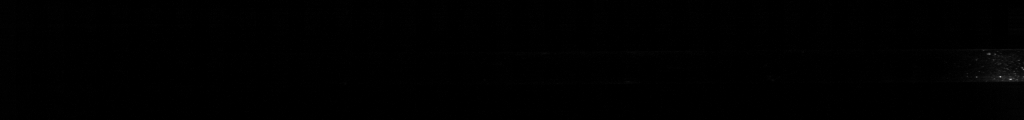
#> input picture Phi_1p0/Phi_1p0_u_0p2_C001H001S0001/Phi_1p0_u_0p2_C001H001S0001_frames/frame_000028.png, 1024 x 120 px, given in place of Flame_video_S0001.mp4, which was not available
$ python Edge_walk.py
#> lines starting #> are read from the running program, lines starting #| are printed output that depends on the picture; after the words box and inside, x2 and y2 are one past the last pixel; in counts of white or black regions, pixels touching at a corner belong together; pictures that were not available may be replaced by others from this repository, and a replacement may not be noted
import cv2
import numpy as np
import sys
import matplotlib.pyplot as plt
import os

# ==========================================
#        USER CONFIGURATION & SETUP
# ==========================================

# 1. PATHS
BASE_PATH = r'D:\New and more complexed Flame Tracking\1_Initial_S20_Phi_1p15_S_2p5kV_D_150_R2_C001H001S0001'
INPUT_VIDEO_PATH = os.path.join(BASE_PATH, r'frames_mp4_videos\Flame_video_S0001.mp4')

OUTPUT_DIR = os.path.join(BASE_PATH, 'Analysis_Results (Analytical_Derivatives) (1_Initial) (n - (n-1)) (iterations=3)')
if not os.path.exists(OUTPUT_DIR):
    os.makedirs(OUTPUT_DIR)

OUTPUT_VIDEO_PATH = os.path.join(OUTPUT_DIR, 'Flame_Tracking_Edge.mp4')
PLOT_8_GRID_PATH = os.path.join(OUTPUT_DIR, 'Analysis_8_Plots_Grid.png')
PLOT_FORMULA_PATH = os.path.join(OUTPUT_DIR, 'Analysis_Formula_Sheet.png')

# 2. PHYSICS
DATA_FPS = 100000.0
PIXELS_PER_MM = 4.23

# --- CRITICAL: POLYNOMIAL ORDER ---
# 3 = Cubic Distance -> Parabolic Velocity -> Linear Acceleration
# 4 = Quartic Distance -> Cubic Velocity -> Parabolic Acceleration
POLYNOMIAL_ORDER = 3

# 3. TRACKING PARAMETERS
Video_stopper = True
DELAY_SECONDS = 0.5
FIXED_ROI = (172, 6, 748, 47)
END_LINE_X = 172
RAIL_TOP = FIXED_ROI[1]
RAIL_BOTTOM = FIXED_ROI[1] + FIXED_ROI[3]

# --- SWITCHES ---
ENABLE_MORPH_HEALING = True
ENABLE_SEVER_SELECT  = True

# 4. VISUALS
BORDER_THICKNESS = 3
BORDER_COLOR = (255, 255, 255)
DISPLAY_SCALE = 0.8

# 5. IMAGE PROCESSING
APPLY_CLAHE = True
CLAHE_LIMIT = 2.0
APPLY_GAMMA = True
GAMMA_VALUE = 4.0
K_CLUSTERS = 2
CRITERIA = (cv2.TERM_CRITERIA_EPS + cv2.TERM_CRITERIA_MAX_ITER, 10, 1.0)

# KERNELS
k_heal = cv2.getStructuringElement(cv2.MORPH_ELLIPSE, (3,3))
k_close = cv2.getStructuringElement(cv2.MORPH_ELLIPSE, (5, 5))

INTENSITY_BAND_THRESHOLD = 150
START_TRACKING_FRAME = 203
MIN_FLAME_AREA = 15
SEARCH_RADIUS_BFS = 100

# ==========================================
#           HELPER FUNCTIONS
# ==========================================

def enhance_frame(image_gray):
    enhanced = image_gray.copy()
    if APPLY_CLAHE:
        clahe = cv2.createCLAHE(clipLimit=CLAHE_LIMIT, tileGridSize=(8,8))
        enhanced = clahe.apply(enhanced)
    if APPLY_GAMMA:
        invGamma = 1.0 / GAMMA_VALUE
        table = np.array([((i / 255.0) ** invGamma) * 255 for i in np.arange(0, 256)]).astype("uint8")
        enhanced = cv2.LUT(enhanced, table)
    return enhanced

def draw_text_outlined(img, text, pos, font, scale, color, thickness):
    cv2.putText(img, text, pos, font, scale, (0, 0, 0), thickness + 1, lineType=cv2.LINE_AA)
    cv2.putText(img, text, pos, font, scale, color, thickness, lineType=cv2.LINE_AA)

def find_edge_bfs(mask, y, start_x, max_w, max_radius):
    for r in range(0, max_radius):
        candidates = []
        if r == 0:
            candidates = [start_x]
        else:
            candidates = [start_x + r, start_x - r]

        for x in candidates:
            if x <= 0 or x >= max_w - 1:
                continue
            if mask[y, x - 1] == 0 and mask[y, x + 1] == 255:
                return x
    return None

# ==========================================
#           MAIN EXECUTION
# ==========================================

cap = cv2.VideoCapture(INPUT_VIDEO_PATH)
if not cap.isOpened():
    print("Error: Could not open video.")
    sys.exit()

vid_w = int(cap.get(cv2.CAP_PROP_FRAME_WIDTH))
vid_h = int(cap.get(cv2.CAP_PROP_FRAME_HEIGHT))
playback_fps = 30.0

total_w = (vid_w + 2 * BORDER_THICKNESS) * 2
total_h = (vid_h + 2 * BORDER_THICKNESS) * 3
out = cv2.VideoWriter(OUTPUT_VIDEO_PATH, cv2.VideoWriter_fourcc(*'mp4v'), playback_fps, (total_w, total_h))

x_roi, y_roi, w_roi, h_roi = FIXED_ROI
roi_history_buffer = []

frame_counter = 0
tracking_active = True
tracking_initialized = False
last_valid_seed_x = 10000
frames_after_completion = 0
wait_frames = int(playback_fps * DELAY_SECONDS)
current_status = "Waiting"
seed_intensity_val = 0
front_pixel_count_final = 0

# --- DATA STORAGE ---
data_time_sec = []
data_seed_dist_mm = []
data_front_dist_mm = []

print(f"Processing started...")

while True:
    ret, curr_frame = cap.read()
#> curr_frame is the input picture: shape (120, 1024, 3); min 0, max 170, mean 0.6
    if not ret: break

    frame_counter += 1

    # 1. ROI Extraction
    curr_gray = cv2.cvtColor(curr_frame, cv2.COLOR_BGR2GRAY)
    curr_roi = curr_gray[y_roi:y_roi+h_roi, x_roi:x_roi+w_roi]
    curr_enhanced_roi = enhance_frame(curr_roi)
#> in enhance_frame, `enhanced = cv2.LUT(enhanced, table)`:
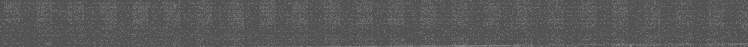
#> enhanced: shape (47, 748); min 83, max 139, mean 89.1

    # Panels Setup
    panel1_norm = cv2.cvtColor(curr_enhanced_roi, cv2.COLOR_GRAY2BGR)
    panel2_diff = np.zeros_like(panel1_norm)
    panel4_front = np.zeros_like(panel1_norm)
    panel5_mask = np.zeros_like(panel1_norm)
    panel3_track = curr_frame.copy()
    panel6_data = np.zeros_like(curr_frame)

    if frame_counter >= START_TRACKING_FRAME:

        if len(roi_history_buffer) >= 1:

            # (n - n-1) logic
            diff_img = cv2.absdiff(roi_history_buffer[0], curr_enhanced_roi)
            diff_img = np.power(diff_img / 255.0, 0.5) * 255.0
            diff_img = diff_img.astype(np.uint8)

            if ENABLE_MORPH_HEALING:
                process_blur = cv2.morphologyEx(diff_img, cv2.MORPH_CLOSE, k_heal, iterations=3)
            else:
                process_blur = diff_img

            panel2_diff = cv2.cvtColor(process_blur, cv2.COLOR_GRAY2BGR)

            pixel_values = process_blur.reshape((-1, 1))
            pixel_values = np.float32(pixel_values)

            if len(pixel_values) >= K_CLUSTERS:
                _, labels, centers = cv2.kmeans(pixel_values, K_CLUSTERS, None, CRITERIA, 10, cv2.KMEANS_RANDOM_CENTERS)
                flame_idx = np.argmax(centers)
                labels = labels.flatten()

                raw_cluster_mask = (labels == flame_idx).astype(np.uint8) * 255
                raw_cluster_mask = raw_cluster_mask.reshape((h_roi, w_roi))

                if ENABLE_SEVER_SELECT:
                    k_cutter = cv2.getStructuringElement(cv2.MORPH_RECT, (1, 5))
                    separated_mask = cv2.erode(raw_cluster_mask, k_cutter, iterations=1)
                    cut_contours, _ = cv2.findContours(separated_mask, cv2.RETR_EXTERNAL, cv2.CHAIN_APPROX_SIMPLE)

                    filtered_mask = np.zeros_like(raw_cluster_mask)
                    if cut_contours:
                        main_body = max(cut_contours, key=cv2.contourArea)
                        cv2.drawContours(filtered_mask, [main_body], -1, 255, thickness=cv2.FILLED)
                        filtered_mask = cv2.dilate(filtered_mask, k_cutter, iterations=1)
                    raw_cluster_mask = filtered_mask

                if tracking_active:
                    current_status = "Active"
                    contours, _ = cv2.findContours(raw_cluster_mask, cv2.RETR_EXTERNAL, cv2.CHAIN_APPROX_SIMPLE)

                    if contours:
                        largest_cnt = max(contours, key=cv2.contourArea)

                        if cv2.contourArea(largest_cnt) > MIN_FLAME_AREA:
                            # Seed Logic
                            min_x = tuple(largest_cnt[largest_cnt[:,:,0].argmin()][0])[0]
                            front_edge_points = [pt[0] for pt in largest_cnt if pt[0][0] <= (min_x + 2)]

                            best_seed = None
                            max_val = -1
                            for pt in front_edge_points:
                                val = int(curr_enhanced_roi[pt[1], pt[0]])
                                if val > max_val:
                                    max_val = val
                                    best_seed = pt

                            seed_x_local, seed_y_local = best_seed
                            seed_intensity_val = max_val
                            current_seed_x = x_roi + seed_x_local

                            if current_seed_x <= END_LINE_X:
                                tracking_active = False
                                current_status = "Completed"

                            if tracking_active:
                                lower_bound = max(0, seed_intensity_val - INTENSITY_BAND_THRESHOLD)
                                upper_bound = min(255, seed_intensity_val + INTENSITY_BAND_THRESHOLD)
                                band_mask = cv2.inRange(curr_enhanced_roi, lower_bound, upper_bound)
                                final_mask = cv2.bitwise_and(band_mask, raw_cluster_mask)
                                panel5_mask = cv2.cvtColor(final_mask, cv2.COLOR_GRAY2BGR)

                                rx, ry, rw, rh = cv2.boundingRect(largest_cnt)
                                global_x_start = x_roi + rx

                                # Trace Front Line
                                front_pixels = []
                                front_pixels.append((seed_x_local, seed_y_local))

                                curr_x_ptr = seed_x_local
                                for y_ptr in range(seed_y_local - 1, -1, -1):
                                    found_x = find_edge_bfs(final_mask, y_ptr, curr_x_ptr, w_roi, SEARCH_RADIUS_BFS)
                                    if found_x is not None: curr_x_ptr = found_x
                                    front_pixels.append((curr_x_ptr, y_ptr))

                                curr_x_ptr = seed_x_local
                                for y_ptr in range(seed_y_local + 1, h_roi):
                                    found_x = find_edge_bfs(final_mask, y_ptr, curr_x_ptr, w_roi, SEARCH_RADIUS_BFS)
                                    if found_x is not None: curr_x_ptr = found_x
                                    front_pixels.append((curr_x_ptr, y_ptr))

                                front_pixels.sort(key=lambda p: p[1])

                                # --- DATA COLLECTION ---
                                current_time_sec = (frame_counter - START_TRACKING_FRAME) / DATA_FPS
                                data_time_sec.append(current_time_sec)

                                # 1. Seed
                                global_x_seed = x_roi + seed_x_local
                                dist_seed_mm = (vid_w - global_x_seed) / PIXELS_PER_MM
                                data_seed_dist_mm.append(dist_seed_mm)

                                # 2. Average Front
                                if len(front_pixels) > 0:
                                    avg_x_local = np.mean([p[0] for p in front_pixels])
                                else:
                                    avg_x_local = seed_x_local

                                global_x_avg = x_roi + avg_x_local
                                dist_avg_front_mm = (vid_w - global_x_avg) / PIXELS_PER_MM
                                data_front_dist_mm.append(dist_avg_front_mm)
                                # -----------------------

                                # Draw Front
                                true_pixel_count = 0
                                if len(front_pixels) > 0: true_pixel_count = 1
                                if len(front_pixels) > 1:
                                    for i in range(len(front_pixels) - 1):
                                        p1 = front_pixels[i]
                                        p2 = front_pixels[i+1]
                                        true_pixel_count += max(abs(p2[0]-p1[0]), abs(p2[1]-p1[1]))
                                        cv2.line(panel4_front, p1, p2, (255, 255, 0), 1)

                                front_pixel_count_final = true_pixel_count
                                cv2.circle(panel4_front, (seed_x_local, seed_y_local), 2, (0, 0, 255), -1)

                                if not tracking_initialized or current_seed_x <= (last_valid_seed_x + 2):
                                    last_valid_seed_x = current_seed_x
                                    tracking_initialized = True
                                    cv2.rectangle(panel3_track, (global_x_start, RAIL_TOP), (global_x_start + rw, RAIL_BOTTOM), (0, 255, 0), 2)
                                    cv2.circle(panel3_track, (current_seed_x, y_roi + seed_y_local), 4, (0, 0, 255), -1)
                else:
                    current_status = "Completed"

    roi_history_buffer.append(curr_enhanced_roi.copy())
    if len(roi_history_buffer) > 2:
        roi_history_buffer.pop(0)

    if Video_stopper and current_status == "Completed":
        frames_after_completion += 1
        if frames_after_completion >= wait_frames:
            break

    # ==========================================
    #       COMPOSITION & VISUALIZATION
    # ==========================================
    fs = max(0.4, vid_h / 450.0)
    th = max(1, int(vid_h / 250))
    dy = int(vid_h / 6)

    canvas_p1 = np.zeros_like(curr_frame)
    canvas_p1[y_roi:y_roi+h_roi, x_roi:x_roi+w_roi] = panel1_norm
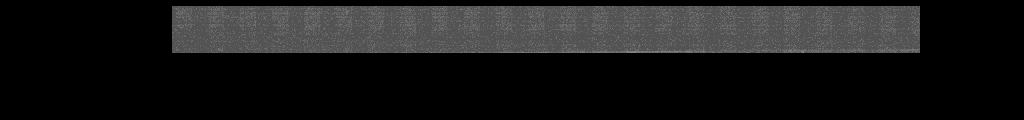
#> canvas_p1: shape (120, 1024, 3); min 0, max 139, mean 25.5
    draw_text_outlined(canvas_p1, "P1: CLAHE", (20, int(dy * 1)), cv2.FONT_HERSHEY_SIMPLEX, fs, (255, 255, 255), th)

    canvas_p2 = np.zeros_like(curr_frame)
    canvas_p2[y_roi:y_roi+h_roi, x_roi:x_roi+w_roi] = panel2_diff
#> canvas_p2: shape (120, 1024, 3); every value is 0

    # Update text based on debug status
    heal_txt = "ON" if ENABLE_MORPH_HEALING else "OFF"
    draw_text_outlined(canvas_p2, f"P2: Temporal Diff", (20, int(dy * 1)), cv2.FONT_HERSHEY_SIMPLEX, fs, (255, 255, 255), th)

    cv2.line(panel3_track, (END_LINE_X, y_roi), (END_LINE_X, y_roi+h_roi), (0, 0, 255), 2)
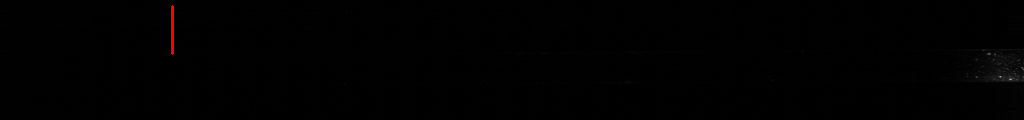
#> panel3_track: shape (120, 1024, 3); 0.12% of pixels changed, all inside (x1, y1, x2, y2) = (171, 5, 174, 55)
    draw_text_outlined(panel3_track, "P3: Tracking Logic", (20, int(dy * 1)), cv2.FONT_HERSHEY_SIMPLEX, fs, (255, 255, 255), th)

    canvas_p4 = np.zeros_like(curr_frame)
    canvas_p4[y_roi:y_roi+h_roi, x_roi:x_roi+w_roi] = panel4_front
    draw_text_outlined(canvas_p4, "P4: Flame Front", (20, int(dy * 1)), cv2.FONT_HERSHEY_SIMPLEX, fs, (255, 255, 0), th)

    canvas_p5 = np.zeros_like(curr_frame)
    canvas_p5[y_roi:y_roi+h_roi, x_roi:x_roi+w_roi] = panel5_mask

    sever_txt = "ON" if ENABLE_SEVER_SELECT else "OFF"
    draw_text_outlined(canvas_p5, f"P5: Binary Mask", (20, int(dy * 1)), cv2.FONT_HERSHEY_SIMPLEX, fs, (255, 255, 255), th)

    status_color = (0, 255, 0) if current_status == "Active" else (0, 0, 255)
    draw_text_outlined(panel6_data, "P6: Analytics", (20, int(dy * 0.8)), cv2.FONT_HERSHEY_SIMPLEX, fs, (0, 255, 255), th)
    draw_text_outlined(panel6_data, f"Status: {current_status}", (20, int(dy * 2.2)), cv2.FONT_HERSHEY_SIMPLEX, fs, status_color, th)

    # Display Physics Time
    phys_t = 0.0
    if frame_counter >= START_TRACKING_FRAME:
        phys_t = (frame_counter - START_TRACKING_FRAME) / DATA_FPS

    draw_text_outlined(panel6_data, f"Time: {phys_t:.5f} s", (20, int(dy * 3.5)), cv2.FONT_HERSHEY_SIMPLEX, fs, (255, 255, 255), th)
    draw_text_outlined(panel6_data, f"Front Pixels: {front_pixel_count_final}", (20, int(dy * 4.8)), cv2.FONT_HERSHEY_SIMPLEX, fs, (255, 255, 255), th)
#> in draw_text_outlined (call 9), `cv2.putText(img, text, pos, font, scale, color, thickness, lineType=cv..`:
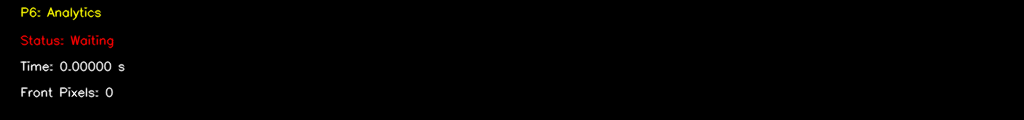
#> img: shape (120, 1024, 3); mean of channels 0, 1, 2 1.1, 1.6, 2.2; drawn as B, G, R

    bd = BORDER_THICKNESS
    bc = BORDER_COLOR

    # Grid construction
    row1 = np.hstack((
        cv2.copyMakeBorder(canvas_p1, bd, bd, bd, bd, cv2.BORDER_CONSTANT, value=bc),
        cv2.copyMakeBorder(canvas_p2, bd, bd, bd, bd, cv2.BORDER_CONSTANT, value=bc)
    ))
    row2 = np.hstack((
        cv2.copyMakeBorder(panel3_track, bd, bd, bd, bd, cv2.BORDER_CONSTANT, value=bc),
        cv2.copyMakeBorder(canvas_p4, bd, bd, bd, bd, cv2.BORDER_CONSTANT, value=bc)
    ))
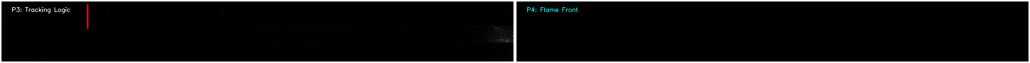
#> row2: shape (126, 2060, 3) (shown at 1/2 size); mean B, G, R 14.4, 14.4, 14.3
    row3 = np.hstack((
        cv2.copyMakeBorder(canvas_p5, bd, bd, bd, bd, cv2.BORDER_CONSTANT, value=bc),
        cv2.copyMakeBorder(panel6_data, bd, bd, bd, bd, cv2.BORDER_CONSTANT, value=bc)
    ))
    final_grid = np.vstack((row1, row2, row3))
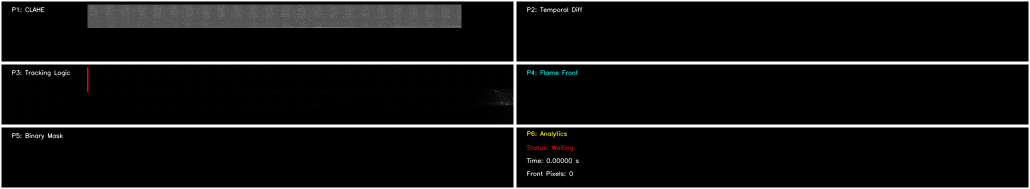
#> final_grid: shape (378, 2060, 3) (shown at 1/2 size); mean B, G, R 18.3, 18.4, 18.4

    out.write(final_grid)
    cv2.imshow("6-Panel Diagnostic", cv2.resize(final_grid, (0, 0), fx=DISPLAY_SCALE, fy=DISPLAY_SCALE))
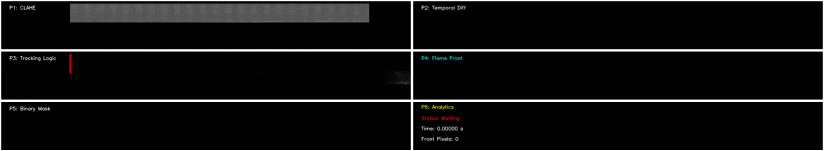
#> window '6-Panel Diagnostic': shape (302, 1648, 3) (shown at 1/2 size); mean B, G, R 18, 18.1, 18.1

    if cv2.waitKey(1) == ord('q'): break
#> (key q is pressed here)

cap.release()
out.release()
cv2.destroyAllWindows()

# ==========================================
#         PLOTTING LOGIC (ANALYTICAL)
# ==========================================
print(f"Generating Analytical Derivatives (Order {POLYNOMIAL_ORDER})...")

if len(data_seed_dist_mm) > 5:

    # 0. Raw Arrays
    t = np.array(data_time_sec)
    d_seed = np.array(data_seed_dist_mm)
    d_front = np.array(data_front_dist_mm)

    # --- A. FIT POLYNOMIALS (The Equation) ---
    # 1. Seed
    coeff_dist_seed = np.polyfit(t, d_seed, POLYNOMIAL_ORDER)
    poly_dist_seed = np.poly1d(coeff_dist_seed)
    poly_vel_seed  = np.polyder(poly_dist_seed, 1) # 1st Derivative
    poly_acc_seed  = np.polyder(poly_dist_seed, 2) # 2nd Derivative

    # 2. Front
    coeff_dist_front = np.polyfit(t, d_front, POLYNOMIAL_ORDER)
    poly_dist_front = np.poly1d(coeff_dist_front)
    poly_vel_front  = np.polyder(poly_dist_front, 1)
    poly_acc_front  = np.polyder(poly_dist_front, 2)

    # --- B. EVALUATE EQUATIONS (Analytical Curves) ---
    # Calculate the Smooth Curve values for every time t
    y_dist_seed_smooth = poly_dist_seed(t)
    y_dist_front_smooth = poly_dist_front(t)

    y_vel_seed_smooth = poly_vel_seed(t)
    y_vel_front_smooth = poly_vel_front(t)

    y_acc_seed_smooth = poly_acc_seed(t)
    y_acc_front_smooth = poly_acc_front(t)

    # --- C. RAW VELOCITY (For Comparison Only) ---
    v_seed_raw = np.diff(d_seed) / np.diff(t)
    v_front_raw = np.diff(d_front) / np.diff(t)
    t_raw = t[1:]

    # ==========================================
    # IMAGE 1: THE 2x4 GRID
    # ==========================================
    fig, axs = plt.subplots(2, 4, figsize=(24, 10))
    fig.suptitle(f"Analytical Flame Tracking (Order {POLYNOMIAL_ORDER})", fontsize=18)

    # ROW 1: Distances & Raw Velocities
    # 1. Dist Seed (Data vs Fit)
    axs[0, 0].plot(t, d_seed, 'b.', alpha=0.3, label='Raw')
    axs[0, 0].plot(t, y_dist_seed_smooth, 'b-', label='Poly Fit')
    axs[0, 0].set_title("1) Dist: Seed (Fit)")
    axs[0, 0].legend()
    axs[0, 0].grid(True)

    # 2. Dist Front (Data vs Fit)
    axs[0, 1].plot(t, d_front, 'g.', alpha=0.3, label='Raw')
    axs[0, 1].plot(t, y_dist_front_smooth, 'g-', label='Poly Fit')
    axs[0, 1].set_title("2) Dist: Front (Fit)")
    axs[0, 1].legend()
    axs[0, 1].grid(True)

    # 3. Raw Vel Seed
    axs[0, 2].plot(t_raw, v_seed_raw, 'r-', alpha=0.5)
    axs[0, 2].set_title("3) Vel: Seed (Discrete Raw)")
    axs[0, 2].grid(True)

    # 4. Raw Vel Front
    axs[0, 3].plot(t_raw, v_front_raw, 'orange', alpha=0.5)
    axs[0, 3].set_title("4) Vel: Front (Discrete Raw)")
    axs[0, 3].grid(True)

    # ROW 2: ANALYTICAL DERIVATIVES (The Smooth Equations)

    # 5. Vel Seed (Derivative)
    axs[1, 0].plot(t, y_vel_seed_smooth, 'b-', linewidth=2)
    axs[1, 0].set_title("5) Vel: Seed (Analytical dD/dt)")
    axs[1, 0].set_ylabel("Vel (mm/s)")
    axs[1, 0].grid(True)

    # 6. Vel Front (Derivative)
    axs[1, 1].plot(t, y_vel_front_smooth, 'g-', linewidth=2)
    axs[1, 1].set_title("6) Vel: Front (Analytical dD/dt)")
    axs[1, 1].grid(True)

    # 7. Acc Seed (2nd Derivative)
    axs[1, 2].plot(t, y_acc_seed_smooth, 'purple', linewidth=2)
    axs[1, 2].set_title("7) Acc: Seed (Analytical d²D/dt²)")
    axs[1, 2].set_ylabel("Acc (mm/s²)")
    axs[1, 2].grid(True)

    # 8. Acc Front (2nd Derivative)
    axs[1, 3].plot(t, y_acc_front_smooth, 'brown', linewidth=2)
    axs[1, 3].set_title("8) Acc: Front (Analytical d²D/dt²)")
    axs[1, 3].grid(True)

    plt.subplots_adjust(wspace=0.3, hspace=0.3)
    plt.savefig(PLOT_8_GRID_PATH)
    print(f"Saved 8-Plot Grid: {PLOT_8_GRID_PATH}")
    plt.close()

    # ==========================================
    # IMAGE 2: FORMULAS
    # ==========================================
    fig2, ax2 = plt.subplots(figsize=(12, 12))
    ax2.axis('off')

    # Get Equation Strings
    # 1. Seed Equations
    d_seed_str = str(poly_dist_seed).replace('\n', '')
    v_seed_str = str(poly_vel_seed).replace('\n', '')
    a_seed_str = str(poly_acc_seed).replace('\n', '')

    # 2. Front Equations
    d_front_str = str(poly_dist_front).replace('\n', '')
    v_front_str = str(poly_vel_front).replace('\n', '')
    a_front_str = str(poly_acc_front).replace('\n', '')

    formula_text = (
        f"ANALYTICAL FLAME ANALYSIS SHEET\n"
        f"===============================\n\n"
        f"METHODOLOGY:\n"
        f"1. Fit polynomial D(t) of Order {POLYNOMIAL_ORDER} to raw Distance data.\n"
        f"2. Velocity V(t) = Analytical Derivative D'(t).\n"
        f"3. Acceleration A(t) = Analytical Derivative D''(t).\n\n"

        f"--------------------------------------------------\n"
        f"SET A: SEED POINT EQUATIONS\n"
        f"--------------------------------------------------\n"
        f"1. Distance D(t):\n"
        f"   {d_seed_str}\n\n"
        f"2. Velocity V(t) [Plot 5]:\n"
        f"   {v_seed_str}\n\n"
        f"3. Acceleration A(t) [Plot 7]:\n"
        f"   {a_seed_str}\n\n\n"

        f"--------------------------------------------------\n"
        f"SET B: FLAME FRONT EQUATIONS\n"
        f"--------------------------------------------------\n"
        f"1. Distance D(t):\n"
        f"   {d_front_str}\n\n"
        f"2. Velocity V(t) [Plot 6]:\n"
        f"   {v_front_str}\n\n"
        f"3. Acceleration A(t) [Plot 8]:\n"
        f"   {a_front_str}\n"
    )

    ax2.text(0.05, 0.95, formula_text, fontsize=11, family='monospace', va='top')
    plt.tight_layout()
    plt.savefig(PLOT_FORMULA_PATH)
    print(f"Saved Formula Sheet: {PLOT_FORMULA_PATH}")

else:
    print("Not enough data collected to generate plots.")
